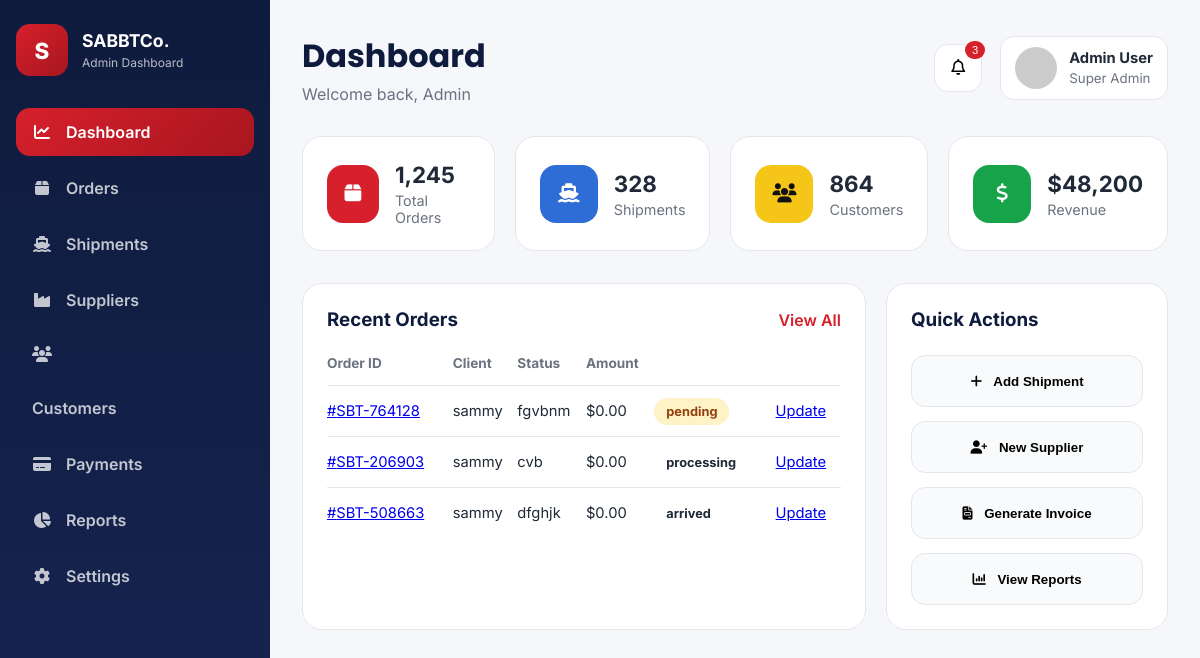
/en/dashboard/ (signed in), run on an earlier commit of the app's database.
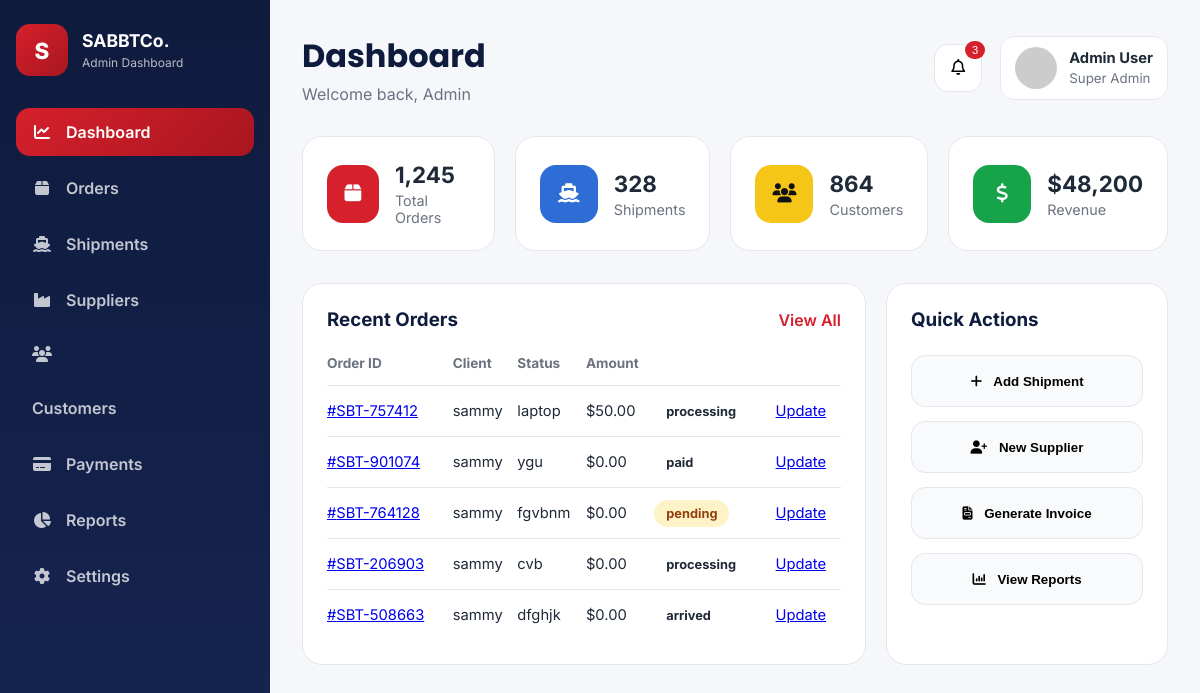
And on a later commit of the database.
### app/models.py (models this page shows, shortened)
class Order(models.Model):
    STATUS_CHOICES = [
        ("pending", "Pending"),
        ("processing", "Processing"),
        ("paid", "Paid"),
        ("shipping", "Shipping"),
        ("arrived", "Arrived"),
        ("delivered", "Delivered"),
        ("cancelled", "Cancelled"),
    ]
    user = models.ForeignKey(
        User,
        on_delete=models.CASCADE,
        related_name="orders"
    )
    order_id = models.CharField(
        max_length=20,
        unique=True,
        blank=True
    )
    full_name = models.CharField(max_length=255)
    email = models.EmailField()
    phone = models.CharField(max_length=20)
    address = models.TextField()
    notes = models.TextField(
        blank=True,
        null=True
    )
    product_name = models.CharField(max_length=255)
    quantity = models.PositiveIntegerField(default=1)
    amount = models.DecimalField(
        max_digits=10,
        decimal_places=2,
        default=0
    )
    status = models.CharField(
        max_length=20,
        choices=STATUS_CHOICES,
        default="pending"
    )
    tracking_number = models.CharField(
        max_length=100,
        blank=True,
        null=True
    )
    created_at = models.DateTimeField(auto_now_add=True)
    updated_at = models.DateTimeField(auto_now=True)

### app/views.py (the view)
# urls.py: path("dashboard/", views.dashboard, name="dashboard"),
@staff_member_required
def dashboard(request):
    orders = Order.objects.all().order_by("-created_at")
    context = {
        "orders": orders
    }
    return render(
        request,
        "dashboard/index.html",
        context
    )

### app/templates/dashboard/index.html (shortened to what the changed rows need)
{% load static %}
<!DOCTYPE html>
<html lang="en">
<head>
    <link rel="stylesheet"
          href="https://cdnjs.cloudflare.com/ajax/libs/font-awesome/6.5.1/css/all.min.css">
    <link rel="stylesheet"
          href="{% static 'css/dashboard.css' %}">
</head>
<body>
<div class="dashboard-layout">
    <aside class="sidebar"
           id="sidebar">
        <div class="sidebar-logo">
            <div>
                <h2>
                    SABBTCo.
                </h2>
            </div>
        </div>
    </aside>
    <main class="main-content">
        <div class="topbar">
            <div>
                <h1>
                    Dashboard
                </h1>
            </div>
        </div>
        <div class="dashboard-grid">
            <div class="dashboard-card">
                <div class="table-wrap">
                    <table>
                        <thead>
                            <tr>
                                <th>
                                    Order ID
                                </th>
                                <th>
                                    Client
                                </th>
                                <th>
                                    Status
                                </th>
                                <th>
                                    Amount
                                </th>
                            </tr>
                        </thead>
                        <tbody>
{% for order in orders %}
<tr>
    <td>
    <a href="{% url 'order_detail' order.order_id %}">
        #{{ order.order_id }}
    </a>
</td>
    <td>
        {{ order.user.username }}
    </td>
    <td>
        {{ order.product_name }}
    </td>
    <td>
        ${{ order.amount }}
    </td>
    <td>
        <span class="status {{ order.status }}">
            {{ order.status }}
        </span>
    </td>
    <td>
        <a href="{% url 'update_order' order.order_id %}"
           class="action-btn">
            Update
        </a>
    </td>
</tr>
{% endfor %}
</tbody>
                    </table>
                </div>
            </div>
        </div>
    </main>
</div>
</body>
</html>

What changed in the data, as far as the page shows it:
added Order: order_id "SBT-757412", user.username "sammy", product_name "laptop", amount "50.00", status "processing"
added Order: order_id "SBT-901074", user.username "sammy", product_name "ygu", amount "0.00", status "paid"
